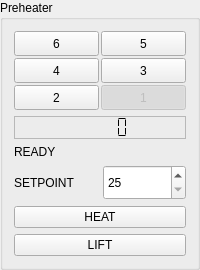
       <widget class="QGroupBox" name="PREHEATER">
        <property name="title">
         <string>Preheater</string>
        </property>
        <layout class="QVBoxLayout" name="verticalLayout_10">
         <item>
          <layout class="QGridLayout" name="gridLayout_2">
           <property name="spacing">
            <number>2</number>
           </property>
           <item row="2" column="0">
            <widget class="PushButton" name="preheat2">
             <property name="minimumSize">
              <size>
               <width>0</width>
               <height>25</height>
              </size>
             </property>
             <property name="text">
              <string>2</string>
             </property>
             <property name="checkable">
              <bool>true</bool>
             </property>
            </widget>
           </item>
           <item row="2" column="1">
            <widget class="ActionButton" name="actionbutton_17">
             <property name="enabled">
              <bool>false</bool>
             </property>
             <property name="minimumSize">
              <size>
               <width>0</width>
               <height>25</height>
              </size>
             </property>
             <property name="text">
              <string>1</string>
             </property>
             <property name="checkable">
              <bool>true</bool>
             </property>
             <property name="checked">
              <bool>true</bool>
             </property>
             <property name="indicator_option" stdset="0">
              <bool>false</bool>
             </property>
             <property name="indicator_HAL_pin_option" stdset="0">
              <bool>false</bool>
             </property>
             <property name="indicator_status_option" stdset="0">
              <bool>false</bool>
             </property>
             <property name="checked_state_text_option" stdset="0">
              <bool>false</bool>
             </property>
             <property name="python_command_option" stdset="0">
              <bool>false</bool>
             </property>
             <property name="on_color" stdset="0">
              <color>
               <red>255</red>
               <green>0</green>
               <blue>0</blue>
              </color>
             </property>
             <property name="shape_option" stdset="0">
              <number>0</number>
             </property>
             <property name="off_color" stdset="0">
              <color>
               <red>0</red>
               <green>0</green>
               <blue>0</blue>
              </color>
             </property>
             <property name="indicator_size" stdset="0">
              <double>0.300000000000000</double>
             </property>
             <property name="circle_diameter" stdset="0">
              <number>10</number>
             </property>
             <property name="right_edge_offset" stdset="0">
              <number>0</number>
             </property>
             <property name="top_edge_offset" stdset="0">
              <number>0</number>
             </property>
             <property name="corner_radius" stdset="0">
              <double>5.000000000000000</double>
             </property>
             <property name="height_fraction" stdset="0">
              <double>0.300000000000000</double>
             </property>
             <property name="width_fraction" stdset="0">
              <double>0.900000000000000</double>
             </property>
             <property name="true_state_string" stdset="0">
              <string>True</string>
             </property>
             <property name="false_state_string" stdset="0">
              <string>False</string>
             </property>
             <property name="true_python_cmd_string" stdset="0">
              <string>print(&quot;true command&quot;)</string>
             </property>
             <property name="false_python_cmd_string" stdset="0">
              <string>print(&quot;false command&quot;)</string>
             </property>
             <property name="invert_the_status" stdset="0">
              <bool>false</bool>
             </property>
             <property name="is_paused_status" stdset="0">
              <bool>false</bool>
             </property>
             <property name="is_estopped_status" stdset="0">
              <bool>false</bool>
             </property>
             <property name="is_on_status" stdset="0">
              <bool>false</bool>
             </property>
             <property name="is_idle_status" stdset="0">
              <bool>false</bool>
             </property>
             <property name="is_homed_status" stdset="0">
              <bool>false</bool>
             </property>
             <property name="is_flood_status" stdset="0">
              <bool>false</bool>
             </property>
             <property name="is_mist_status" stdset="0">
              <bool>false</bool>
             </property>
             <property name="is_block_delete_status" stdset="0">
              <bool>false</bool>
             </property>
             <property name="is_optional_stop_status" stdset="0">
              <bool>false</bool>
             </property>
             <property name="is_joint_homed_status" stdset="0">
              <bool>false</bool>
             </property>
             <property name="is_limits_overridden_status" stdset="0">
              <bool>false</bool>
             </property>
             <property name="is_manual_status" stdset="0">
              <bool>false</bool>
             </property>
             <property name="is_mdi_status" stdset="0">
              <bool>false</bool>
             </property>
             <property name="is_auto_status" stdset="0">
              <bool>false</bool>
             </property>
             <property name="is_spindle_stopped_status" stdset="0">
              <bool>false</bool>
             </property>
             <property name="is_spindle_fwd_status" stdset="0">
              <bool>false</bool>
             </property>
             <property name="is_spindle_rev_status" stdset="0">
              <bool>false</bool>
             </property>
             <property name="joint_number_status" stdset="0">
              <number>0</number>
             </property>
             <property name="estop_action" stdset="0">
              <bool>false</bool>
             </property>
             <property name="template_label_option" stdset="0">
              <bool>false</bool>
             </property>
             <property name="joint_number" stdset="0">
              <number>-1</number>
             </property>
             <property name="incr_imperial_number" stdset="0">
              <double>0.010000000000000</double>
             </property>
             <property name="incr_mm_number" stdset="0">
              <double>0.025000000000000</double>
             </property>
             <property name="incr_angular_number" stdset="0">
              <double>-1.000000000000000</double>
             </property>
             <property name="toggle_float_option" stdset="0">
              <bool>false</bool>
             </property>
             <property name="float_num" stdset="0">
              <double>0.300000000000000</double>
             </property>
             <property name="float_alt_num" stdset="0">
              <double>50.000000000000000</double>
             </property>
             <property name="view_type_string" stdset="0">
              <string>P</string>
             </property>
             <property name="command_text_string" stdset="0">
              <string/>
             </property>
             <property name="ini_mdi_number" stdset="0">
              <number>0</number>
             </property>
             <property name="textTemplate" stdset="0">
              <string>%1.3f in</string>
             </property>
             <property name="alt_textTemplate" stdset="0">
              <string>%1.2f mm</string>
             </property>
            </widget>
           </item>
           <item row="1" column="1">
            <widget class="PushButton" name="preheat3">
             <property name="minimumSize">
              <size>
               <width>0</width>
               <height>25</height>
              </size>
             </property>
             <property name="text">
              <string>3</string>
             </property>
             <property name="checkable">
              <bool>true</bool>
             </property>
            </widget>
           </item>
           <item row="1" column="0">
            <widget class="PushButton" name="preheat4">
             <property name="minimumSize">
              <size>
               <width>0</width>
               <height>25</height>
              </size>
             </property>
             <property name="text">
              <string>4</string>
             </property>
             <property name="checkable">
              <bool>true</bool>
             </property>
            </widget>
           </item>
           <item row="0" column="1">
            <widget class="PushButton" name="preheat5">
             <property name="minimumSize">
              <size>
               <width>0</width>
               <height>25</height>
              </size>
             </property>
             <property name="text">
              <string>5</string>
             </property>
             <property name="checkable">
              <bool>true</bool>
             </property>
            </widget>
           </item>
           <item row="0" column="0">
            <widget class="PushButton" name="preheat6">
             <property name="minimumSize">
              <size>
               <width>0</width>
               <height>25</height>
              </size>
             </property>
             <property name="text">
              <string>6</string>
             </property>
             <property name="checkable">
              <bool>true</bool>
             </property>
            </widget>
           </item>
          </layout>
         </item>
         <item>
          <layout class="QHBoxLayout" name="horizontalLayout_18">
           <item>
            <widget class="LCDNumber" name="preheat_temp">
             <property name="maximumSize">
              <size>
               <width>16777215</width>
               <height>40</height>
              </size>
             </property>
             <property name="frameShape">
              <enum>QFrame::StyledPanel</enum>
             </property>
             <property name="frameShadow">
              <enum>QFrame::Raised</enum>
             </property>
             <property name="lineWidth">
              <number>1</number>
             </property>
             <property name="midLineWidth">
              <number>1</number>
             </property>
             <property name="smallDecimalPoint">
              <bool>true</bool>
             </property>
             <property name="digitCount">
              <number>5</number>
             </property>
             <property name="segmentStyle">
              <enum>QLCDNumber::Flat</enum>
             </property>
             <property name="value" stdset="0">
              <double>0.000000000000000</double>
             </property>
             <property name="intValue" stdset="0">
              <number>0</number>
             </property>
             <property name="floatTemplate" stdset="0">
              <string>{:.1f}</string>
             </property>
            </widget>
           </item>
          </layout>
         </item>
         <item>
          <layout class="QHBoxLayout" name="horizontalLayout_11">
           <item>
            <widget class="QLabel" name="label_8">
             <property name="text">
              <string>READY</string>
             </property>
            </widget>
           </item>
           <item>
            <widget class="LED" name="ind_preheat_ready">
             <property name="diameter">
              <number>20</number>
             </property>
             <property name="color">
              <color>
               <red>51</red>
               <green>209</green>
               <blue>122</blue>
              </color>
             </property>
            </widget>
           </item>
          </layout>
         </item>
         <item>
          <layout class="QHBoxLayout" name="horizontalLayout_6">
           <item>
            <widget class="QLabel" name="label_6">
             <property name="text">
              <string>SETPOINT</string>
             </property>
            </widget>
           </item>
           <item>
            <widget class="DoubleScale" name="preheat_setpoint">
             <property name="minimumSize">
              <size>
               <width>0</width>
               <height>35</height>
              </size>
             </property>
             <property name="keyboardTracking">
              <bool>true</bool>
             </property>
             <property name="decimals">
              <number>0</number>
             </property>
             <property name="minimum">
              <double>25.000000000000000</double>
             </property>
             <property name="maximum">
              <double>125.000000000000000</double>
             </property>
            </widget>
           </item>
          </layout>
         </item>
         <item>
          <widget class="PushButton" name="heat_cmd">
           <property name="text">
            <string>HEAT</string>
           </property>
           <property name="checkable">
            <bool>true</bool>
           </property>
          </widget>
         </item>
         <item>
          <widget class="PushButton" name="lift_cmd">
           <property name="maximumSize">
            <size>
             <width>16777215</width>
             <height>25</height>
            </size>
           </property>
           <property name="text">
            <string>LIFT</string>
           </property>
           <property name="checkable">
            <bool>true</bool>
           </property>
          </widget>
         </item>
        </layout>
       </widget>
